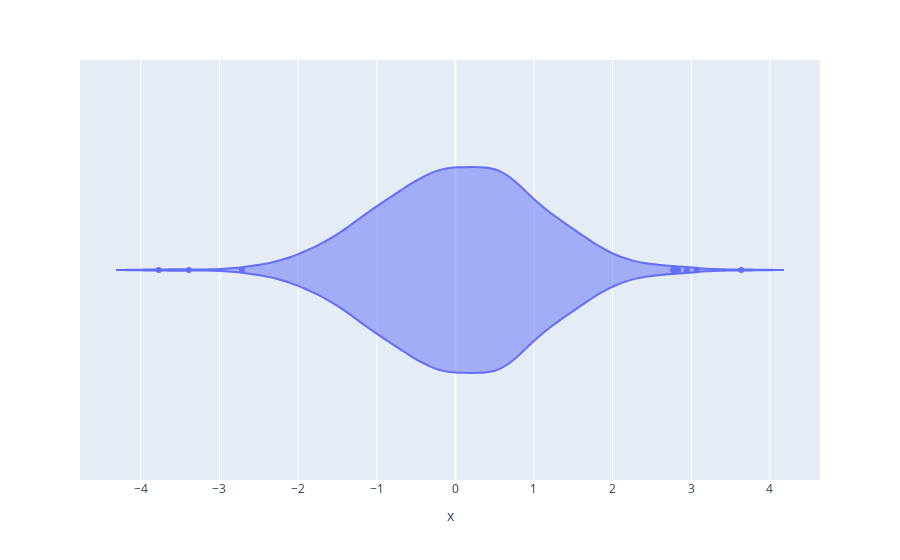

Write notebook code for a chart like this one.
### Code cell
# Plotly violin plot
fig = px.violin(x=x)
fig.show()

### Figure 1 — Plotly figure (JSON) as saved in the notebook; plotly's stock layout.template omitted (floating-point values rounded to 4 significant figures; data arrays with more than 128 entries replaced by an {"elided": "..."} marker saying what was removed)
{"data": [{"alignmentgroup": "True", "box": {"visible": false}, "hovertemplate": "x=%{x}<extra></extra>", "legendgroup": "", "marker": {"color": "#636efa"}, "name": "", "offsetgroup": "", "orientation": "h", "scalegroup": "True", "showlegend": false, "type": "violin", "x": {"elided": "1000 float values"}, "x0": " ", "xaxis": "x", "y0": " ", "yaxis": "y"}], "layout": {"legend": {"tracegroupgap": 0}, "margin": {"t": 60}, "violinmode": "group", "xaxis": {"anchor": "y", "domain": [0, 1], "title": {"text": "x"}}, "yaxis": {"anchor": "x", "domain": [0, 1]}}}
